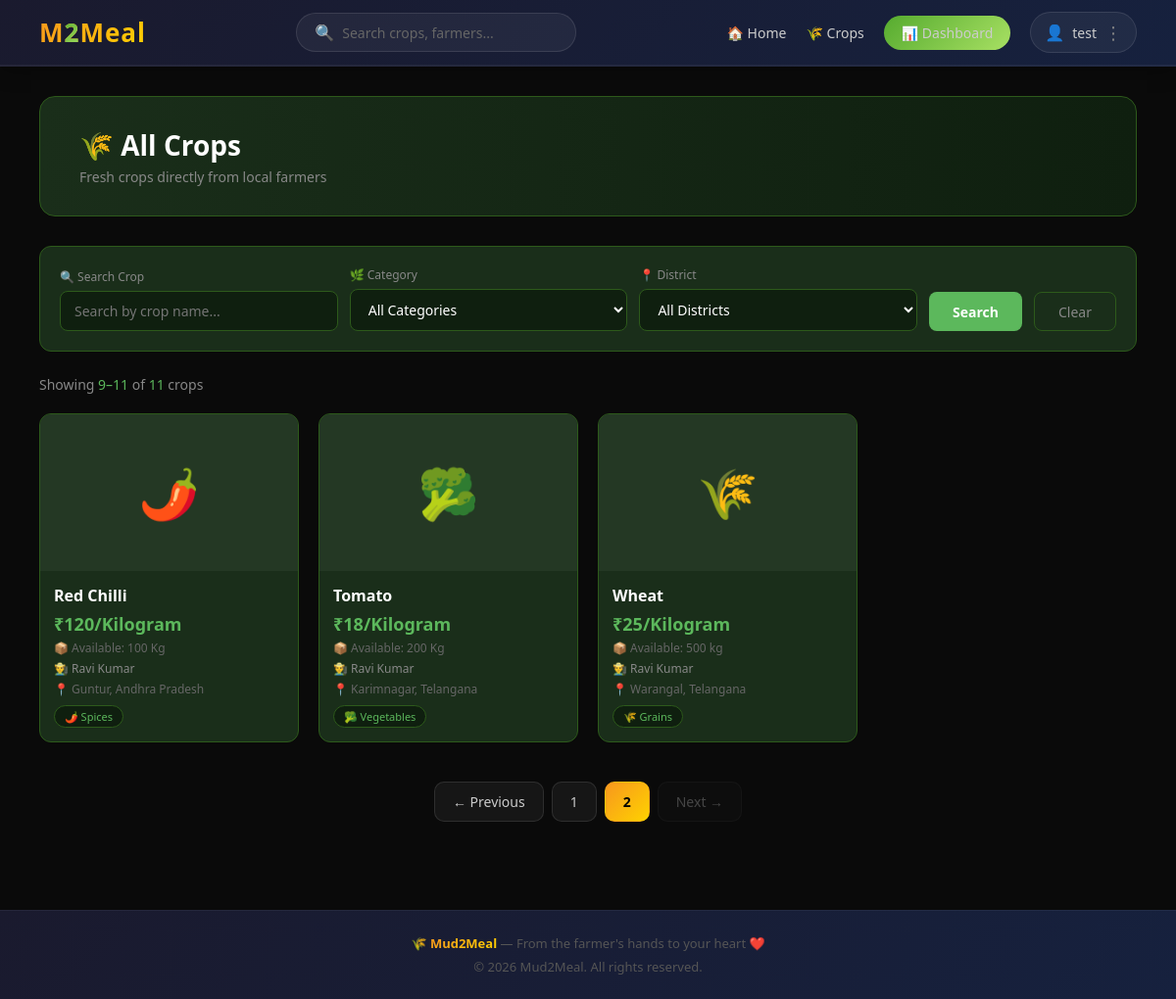
The app's page /crops/?page=2 (signed in) with its own data.
### market/models.py (models this page shows, shortened)
class Crop(models.Model):
    UNIT_CHOICES = [
        ('kg',      'Kilogram'),
        ('quintal', 'Quintal'),
        ('ton',     'Ton'),
        ('dozen',   'Dozen'),
        ('piece',   'Piece'),
    ]
    STATUS_CHOICES = [
        ('available',   'Available'),
        ('sold',        'Sold'),
        ('unavailable', 'Unavailable'),
    ]
    farmer      = models.ForeignKey(FarmerProfile, on_delete=models.CASCADE, related_name='crops')
    category    = models.ForeignKey(Category, on_delete=models.SET_NULL, null=True, related_name='crops')
    name        = models.CharField(max_length=200)
    description = models.TextField(blank=True)
    price       = models.CharField(max_length=100)
    unit        = models.CharField(max_length=20, choices=UNIT_CHOICES, default='kg')
    quantity    = models.CharField(max_length=100, blank=True)
    location    = models.CharField(max_length=200, blank=True)
    district    = models.CharField(max_length=100, blank=True)
    state       = models.CharField(max_length=100, blank=True)
    photo       = models.ImageField(upload_to='crops/', blank=True, null=True)
    status      = models.CharField(max_length=20, choices=STATUS_CHOICES, default='available')
    is_featured = models.BooleanField(default=False)
    created_at  = models.DateTimeField(auto_now_add=True)
    class Meta:
        ordering = ['-created_at']

class Category(models.Model):
    name = models.CharField(max_length=100)
    icon = models.CharField(max_length=10, blank=True)
    class Meta:
        ordering            = ['name']
        verbose_name_plural = 'Categories'

class FarmerProfile(models.Model):
    user        = models.OneToOneField(User, on_delete=models.CASCADE, related_name='farmer')
    phone       = models.CharField(max_length=15, blank=True)
    address     = models.TextField(blank=True)
    district    = models.CharField(max_length=100, blank=True)
    state       = models.CharField(max_length=100, blank=True)
    photo       = models.ImageField(upload_to='farmers/', blank=True, null=True)
    bio         = models.TextField(blank=True)
    farm_id     = models.CharField(max_length=100, blank=True)
    specialty   = models.CharField(max_length=200, blank=True)
    is_verified = models.BooleanField(default=False)

### market/views.py (the view)
# urls.py: path('crops/',            views.crop_list,        name='crop_list'),
def crop_list(request):
    query    = request.GET.get('q', '').strip()
    category = request.GET.get('category', '')
    district = request.GET.get('district', '')
    crops = Crop.objects.filter(status='available')
    if query:
        crops = crops.filter(name__icontains=query)
    if category:
        crops = crops.filter(category__id=category)
    if district:
        crops = crops.filter(district__icontains=district)
    paginator = Paginator(crops, 8)
    page      = request.GET.get('page', 1)
    crops     = paginator.get_page(page)
    categories = Category.objects.all()
    raw_districts = Crop.objects.filter(status='available').values_list('district', flat=True)
    districts = sorted(set(d.strip() for d in raw_districts if d.strip()))
    return render(request, 'market/crop_list.html', {
        'crops'     : crops,
        'categories': categories,
        'districts' : districts,
        'query'     : query,
        'category'  : category,
        'district'  : district,
    })

### market/context_processors.py (called while the page is built)
def user_role(request):
    is_farmer = False
    is_buyer  = False
    if request.user.is_authenticated:
        try:
            request.user.farmer
            is_farmer = True
        except:
            pass
        try:
            request.user.buyer
            is_buyer = True
        except:
            pass
    return {
        'is_farmer': is_farmer,
        'is_buyer' : is_buyer,
    }

### market/templates/market/crop_list.html (shortened to what this page needs)
{% extends "market/base.html" %}
{% block content %}
<div class="page-header">
    <div>
        <h1>🌾 All Crops</h1>
        <p>Fresh crops directly from local farmers</p>
    </div>
</div>
<form method="GET">
    <div class="filter-wrap">
        <div class="filter-group">
            <label>🔍 Search Crop</label>
            <input type="text" name="q"
                   value="{{ query }}"
                   placeholder="Search by crop name...">
        </div>
        <div class="filter-group">
            <label>🌿 Category</label>
            <select name="category">
                <option value="">All Categories</option>
            </select>
        </div>
        <div class="filter-group">
            <label>📍 District</label>
            <select name="district">
                <option value="">All Districts</option>
            </select>
        </div>
        <button type="submit" class="btn-search">
            Search
        </button>
        <a href="/crops/" class="btn-clear">Clear</a>
    </div>
</form>
<div class="results-info">
    Showing <span>{{ crops.start_index }}–{{ crops.end_index }}</span>
    of <span>{{ crops.paginator.count }}</span> crops
</div>
<div class="crop-grid">
    {% for crop in crops %}
    <a href="/crop/{{ crop.id }}/" class="crop-card">
       {% if crop.photo %}
            <img src="{{ crop.photo.url }}" alt="{{ crop.name }}">
        {% else %}
            <div class="crop-card-placeholder">
                {% if crop.category %}
                    {{ crop.category.icon }}
                {% else %}
                    🌾
                {% endif %}
            </div>
        {% endif %}
        <div class="crop-card-body">
            <h3>{{ crop.name }}</h3>
            <div class="crop-price">
                ₹{{ crop.price }}/{{ crop.get_unit_display }}
            </div>
            {% if crop.quantity %}
            <div class="crop-quantity">
                📦 Available: {{ crop.quantity }}
            </div>
            {% endif %}
            <div class="crop-farmer">
                👨‍🌾 {{ crop.farmer.user.get_full_name }}
            </div>
            <div class="crop-location">
                📍 {{ crop.district }}, {{ crop.state }}
            </div>
            {% if crop.category %}
            <span class="crop-category">
                {{ crop.category.icon }} {{ crop.category.name }}
            </span>
            {% endif %}
        </div>
    </a>
    {% empty %}
    <div class="no-results">
        <div class="icon">🌾</div>
        <h3>No crops found</h3>
        <p>Try different search terms or filters</p>
    </div>
    {% endfor %}
</div>
{% if crops.has_other_pages %}
<div class="pagination">
    {% if crops.has_previous %}
    <a href="?page={{ crops.previous_page_number }}{% if query %}&q={{ query }}{% endif %}{% if category %}&category={{ category }}{% endif %}{% if district %}&district={{ district }}{% endif %}" class="page-btn">← Previous</a>
    {% else %}
    <span class="page-btn disabled">← Previous</span>
    {% endif %}
    {% for num in crops.paginator.page_range %}
        {% if crops.number == num %}
        <span class="page-btn active">{{ num }}</span>
        {% elif num > crops.number|add:'-3' and num < crops.number|add:'3' %}
        <a href="?page={{ num }}{% if query %}&q={{ query }}{% endif %}{% if category %}&category={{ category }}{% endif %}{% if district %}&district={{ district }}{% endif %}" class="page-btn">{{ num }}</a>
        {% endif %}
    {% endfor %}
    {% if crops.has_next %}
    <a href="?page={{ crops.next_page_number }}{% if query %}&q={{ query }}{% endif %}{% if category %}&category={{ category }}{% endif %}{% if district %}&district={{ district }}{% endif %}" class="page-btn">Next →</a>
    {% else %}
    <span class="page-btn disabled">Next →</span>
    {% endif %}
</div>
{% endif %}
{% endblock %}

### market/templates/market/base.html (shortened to what this page needs)
<!DOCTYPE html>
<html lang="en">
<head>
</head>
<body>
<nav class="navbar">
    <a href="/home/" class="logo">M<span>2</span>Meal</a>
    <div class="search-bar">
        <span>🔍</span>
        <input type="text"
               placeholder="Search crops, farmers..."
               onkeydown="if(event.key==='Enter') window.location='/crops/?q='+this.value">
    </div>
    <ul class="nav-links">
        <li><a href="/home/">🏠 Home</a></li>
        <li><a href="/crops/">🌾 Crops</a></li>
        {% if user.is_authenticated %}
            <li>
                <a href="/dashboard/" class="btn-dashboard">
                    📊 Dashboard
                </a>
            </li>
            <li class="profile-menu">
                <button class="profile-btn" onclick="toggleMenu()">
                    <span class="profile-icon">👤</span>
                    <span class="profile-name">{{ user.first_name }}</span>
                    <span class="dots">⋮</span>
                </button>
            </li>
        {% else %}
            <li><a href="/login/" class="btn-login">Login</a></li>
            <li><a href="/register/" class="btn-register">
                Join as Farmer/Buyer
            </a></li>
        {% endif %}
    </ul>
</nav>
<div class="main">
    {% block content %}{% endblock %}
</div>
<footer class="footer">
    <p>🌾 <span class="highlight">Mud2Meal</span> — From the farmer's hands to your heart ❤️</p>
    <p style="margin-top:6px;">© 2026 Mud2Meal. All rights reserved.</p>
</footer>
</body>
</html>

### market/templates/market/base.html (style rules this page uses)
* { margin: 0; padding: 0; box-sizing: border-box; font-family: 'Segoe UI', sans-serif; }
body { background: #0a0a0a; color: #e0e0e0; }
.navbar { background: linear-gradient(135deg, #1a1a2e, #16213e); padding: 0 40px; height: 68px; display: flex; align-items: center; justify-content: space-between; position: sticky; top: 0; z-index: 100; border-bottom: 2px solid rgba(255,255,255,0.05); box-shadow: 0 4px 20px rgba(0,0,0,0.3); }
.logo { font-size: 26px; font-weight: 900; text-decoration: none; background: linear-gradient(135deg, #f7971e, #ffd200); -webkit-background-clip: text; background-clip: text; -webkit-text-fill-color: transparent; letter-spacing: 1px; }
.logo span { background: linear-gradient(135deg, #56ab2f, #a8e063); -webkit-background-clip: text; background-clip: text; -webkit-text-fill-color: transparent; }
.search-bar { display: flex; align-items: center; background: rgba(255,255,255,0.05); border: 1px solid rgba(255,255,255,0.1); border-radius: 25px; padding: 8px 18px; gap: 8px; transition: border 0.2s; }
.search-bar input { background: none; border: none; outline: none; color: #fff; font-size: 14px; width: 220px; }
.search-bar input::placeholder { color: #666; }
.nav-links { display: flex; align-items: center; gap: 20px; list-style: none; }
.nav-links a { color: #ccc; text-decoration: none; font-size: 14px; font-weight: 500; transition: color 0.2s; }
.btn-dashboard { background: linear-gradient(135deg, #56ab2f, #a8e063); color: #000; padding: 8px 18px; border-radius: 25px; text-decoration: none; font-size: 13px; font-weight: bold; transition: opacity 0.2s; }
.main { padding: 30px 40px; max-width: 1400px; margin: 0 auto; }
.footer { background: linear-gradient(135deg, #1a1a2e, #16213e); text-align: center; padding: 24px; color: #555; font-size: 13px; border-top: 1px solid rgba(255,255,255,0.05); margin-top: 60px; }
.footer .highlight { background: linear-gradient(135deg, #f7971e, #ffd200); -webkit-background-clip: text; background-clip: text; -webkit-text-fill-color: transparent; font-weight: bold; }
.profile-menu { position: relative; }
.profile-btn { display: flex; align-items: center; gap: 8px; background: rgba(255,255,255,0.05); border: 1px solid rgba(255,255,255,0.1); border-radius: 25px; padding: 8px 14px; color: #ccc; font-size: 14px; cursor: pointer; transition: all 0.2s; }
.profile-icon { font-size: 16px; }
.profile-name { font-weight: 500; }
.dots { font-size: 18px; color: #888; }

### records on screen
Crop: category.icon "🌶️", name "Red Chilli", price "120", unit "Kilogram", quantity "100 Kg", farmer.user.get_full_name "Ravi Kumar", district "Guntur", state "Andhra Pradesh", category.name "Spices"
Crop: category.icon "🥦", name "Tomato", price "18", unit "Kilogram", quantity "200 Kg", farmer.user.get_full_name "Ravi Kumar", district "Karimnagar", state "Telangana", category.name "Vegetables"
Crop: category.icon "🌾", name "Wheat", price "25", unit "Kilogram", quantity "500 kg", farmer.user.get_full_name "Ravi Kumar", district "Warangal", state "Telangana", category.name "Grains"

### other values on screen
{{ user.first_name }} "test"
{{ crops.start_index }} "9"
{{ crops.end_index }} "11"
{{ crops.paginator.count }} "11"
{{ num }} "1"
{{ num }} "2"
